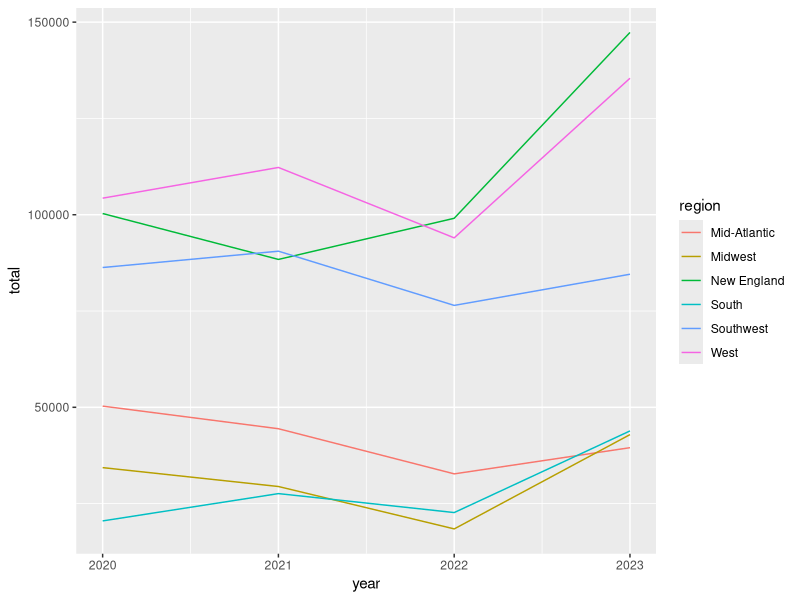
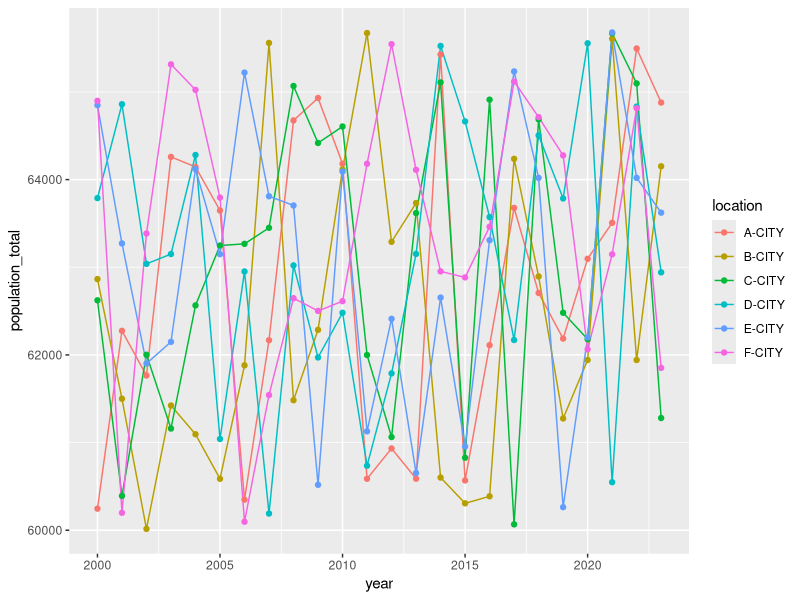

The R script that drew these images, in order:
library(tidyverse)

region <- c("West","Midwest","Mid-Atlantic","New England","Southwest","South")

data <- tibble(places = paste(LETTERS[1:15],"CITY",sep = "-"),
               population_2020 = sample(15000:35000,length(places),replace = TRUE),
               population_2021 = sample(15000:35000,length(places),replace = TRUE),
               population_2022 = sample(15500:35000,length(places),replace = TRUE),
               population_2023 = sample(16000:45000,length(places),replace = TRUE),
               region = sample(c("West","Midwest","Mid-Atlantic","New England","Southwest","South"),
                               length(places),replace = TRUE))


long_data <- pivot_longer(data,cols = population_2020:population_2023,names_to ="population_year",values_to ="population_total") |> mutate(year = as.integer(str_sub(population_year,-4)))

grouped_data <- long_data |> group_by(region,year) |> summarise(total = sum(population_total))


grouped_data |> ggplot(mapping = aes(x = year, y  = total, group = region, color = region ))+
  geom_line()



purrr::map_chr(region,~{paste(.x,"Region",sep = "_")})
  




matrix(data = (sample(45000:55000,size = 24,replace = FALSE,)),nrow = 5,ncol = 24)

data <- matrix(data = runif(144,min = 60000,max = 65700),nrow = 6,ncol =24) |> round()




places <- paste(LETTERS[1:6],"CITY",sep = "-")


region <- c("West","Midwest","Mid-Atlantic","New England","Southwest","South")

population <- paste("population",2000:2024,sep = "_")

data_final <- as.tibble(data)

colnames(data_final)[1:25] <- population

data_final <- data_final |> mutate(location = places,
region = sample(c("West","Midwest","Mid-Atlantic","New England","Southwest","South"),
                6,replace = FALSE)) |> select(location,everything())



data_final_v02 <- pivot_longer(data_final,cols = population_2000:population_2023,names_to ="population_year",values_to ="population_total",cols_vary = "fastest") |> 
  mutate(year = as.integer(str_sub(population_year,-4)))

grouped_data <- data_final_v02 |> group_by(region,year) |> summarise(total = sum(population_total))

data_final_v02|> ggplot(mapping = aes(x = year, y  = population_total,color = location, group = location ))+geom_line()+ geom_point()
